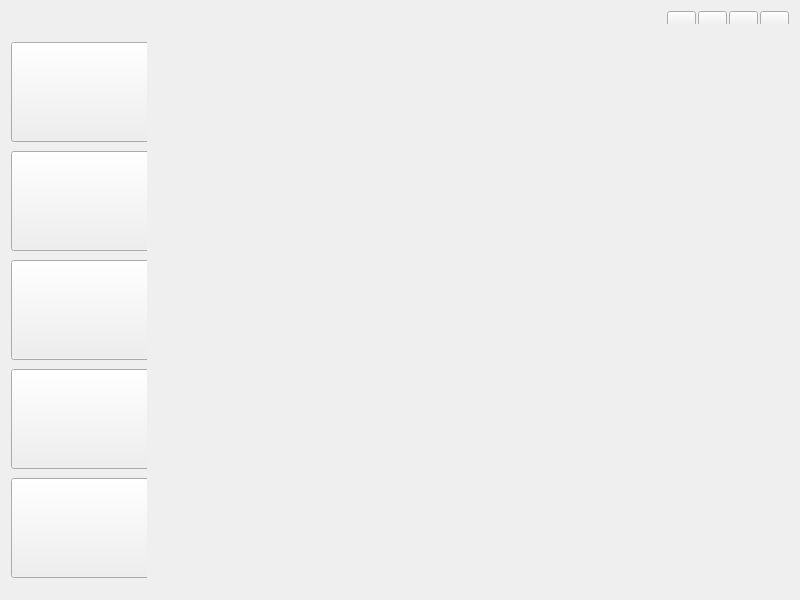
<?xml version="1.0" encoding="UTF-8"?>
<ui version="4.0">
 <class>MainWindow</class>
 <widget class="QMainWindow" name="MainWindow">
  <property name="geometry">
   <rect>
    <x>0</x>
    <y>0</y>
    <width>800</width>
    <height>600</height>
   </rect>
  </property>
  <property name="minimumSize">
   <size>
    <width>800</width>
    <height>600</height>
   </size>
  </property>
  <property name="maximumSize">
   <size>
    <width>800</width>
    <height>600</height>
   </size>
  </property>
  <property name="windowTitle">
   <string>MainWindow</string>
  </property>
  <widget class="QWidget" name="centralWidget">
   <widget class="QWidget" name="verticalLayoutWidget">
    <property name="geometry">
     <rect>
      <x>0</x>
      <y>-1</y>
      <width>147</width>
      <height>592</height>
     </rect>
    </property>
    <layout class="QVBoxLayout" name="verticalLayout">
     <property name="spacing">
      <number>0</number>
     </property>
     <property name="bottomMargin">
      <number>1</number>
     </property>
     <item>
      <spacer name="verticalSpacer">
       <property name="orientation">
        <enum>Qt::Vertical</enum>
       </property>
       <property name="sizeType">
        <enum>QSizePolicy::Fixed</enum>
       </property>
       <property name="sizeHint" stdset="0">
        <size>
         <width>22</width>
         <height>23</height>
        </size>
       </property>
      </spacer>
     </item>
     <item>
      <widget class="QPushButton" name="networkButton">
       <property name="minimumSize">
        <size>
         <width>145</width>
         <height>100</height>
        </size>
       </property>
       <property name="maximumSize">
        <size>
         <width>145</width>
         <height>100</height>
        </size>
       </property>
       <property name="text">
        <string/>
       </property>
      </widget>
     </item>
     <item>
      <widget class="QPushButton" name="arpButton">
       <property name="minimumSize">
        <size>
         <width>145</width>
         <height>100</height>
        </size>
       </property>
       <property name="maximumSize">
        <size>
         <width>145</width>
         <height>100</height>
        </size>
       </property>
       <property name="text">
        <string/>
       </property>
      </widget>
     </item>
     <item>
      <widget class="QPushButton" name="anticrackButton">
       <property name="minimumSize">
        <size>
         <width>145</width>
         <height>100</height>
        </size>
       </property>
       <property name="maximumSize">
        <size>
         <width>145</width>
         <height>100</height>
        </size>
       </property>
       <property name="text">
        <string/>
       </property>
      </widget>
     </item>
     <item>
      <widget class="QPushButton" name="fakeapButton">
       <property name="minimumSize">
        <size>
         <width>145</width>
         <height>100</height>
        </size>
       </property>
       <property name="maximumSize">
        <size>
         <width>145</width>
         <height>100</height>
        </size>
       </property>
       <property name="text">
        <string/>
       </property>
      </widget>
     </item>
     <item>
      <widget class="QPushButton" name="devicesButton">
       <property name="minimumSize">
        <size>
         <width>145</width>
         <height>100</height>
        </size>
       </property>
       <property name="maximumSize">
        <size>
         <width>145</width>
         <height>100</height>
        </size>
       </property>
       <property name="text">
        <string/>
       </property>
      </widget>
     </item>
    </layout>
   </widget>
   <widget class="QStackedWidget" name="stackedWidget">
    <property name="geometry">
     <rect>
      <x>180</x>
      <y>20</y>
      <width>641</width>
      <height>541</height>
     </rect>
    </property>
    <widget class="QWidget" name="page"/>
    <widget class="QWidget" name="page_2"/>
   </widget>
   <widget class="QWidget" name="horizontalLayoutWidget">
    <property name="geometry">
     <rect>
      <x>-1</x>
      <y>0</y>
      <width>801</width>
      <height>24</height>
     </rect>
    </property>
    <layout class="QHBoxLayout" name="TitleBar">
     <property name="spacing">
      <number>2</number>
     </property>
     <item>
      <spacer name="horizontalSpacer_2">
       <property name="orientation">
        <enum>Qt::Horizontal</enum>
       </property>
       <property name="sizeType">
        <enum>QSizePolicy::Fixed</enum>
       </property>
       <property name="sizeHint" stdset="0">
        <size>
         <width>15</width>
         <height>5</height>
        </size>
       </property>
      </spacer>
     </item>
     <item>
      <widget class="QLabel" name="Titlebar">
       <property name="minimumSize">
        <size>
         <width>141</width>
         <height>22</height>
        </size>
       </property>
       <property name="maximumSize">
        <size>
         <width>141</width>
         <height>22</height>
        </size>
       </property>
       <property name="styleSheet">
        <string notr="true">background-image: url(:/res/image/title.png);</string>
       </property>
       <property name="text">
        <string/>
       </property>
      </widget>
     </item>
     <item>
      <spacer name="horizontalSpacer">
       <property name="orientation">
        <enum>Qt::Horizontal</enum>
       </property>
       <property name="sizeType">
        <enum>QSizePolicy::Expanding</enum>
       </property>
       <property name="sizeHint" stdset="0">
        <size>
         <width>200</width>
         <height>20</height>
        </size>
       </property>
      </spacer>
     </item>
     <item>
      <widget class="QPushButton" name="setButton">
       <property name="minimumSize">
        <size>
         <width>29</width>
         <height>18</height>
        </size>
       </property>
       <property name="maximumSize">
        <size>
         <width>29</width>
         <height>18</height>
        </size>
       </property>
       <property name="text">
        <string/>
       </property>
      </widget>
     </item>
     <item>
      <widget class="QPushButton" name="minButton">
       <property name="minimumSize">
        <size>
         <width>29</width>
         <height>18</height>
        </size>
       </property>
       <property name="maximumSize">
        <size>
         <width>29</width>
         <height>18</height>
        </size>
       </property>
       <property name="text">
        <string/>
       </property>
      </widget>
     </item>
     <item>
      <widget class="QPushButton" name="maxButton">
       <property name="minimumSize">
        <size>
         <width>29</width>
         <height>18</height>
        </size>
       </property>
       <property name="maximumSize">
        <size>
         <width>29</width>
         <height>18</height>
        </size>
       </property>
       <property name="text">
        <string/>
       </property>
      </widget>
     </item>
     <item>
      <widget class="QPushButton" name="closeButton">
       <property name="minimumSize">
        <size>
         <width>29</width>
         <height>18</height>
        </size>
       </property>
       <property name="maximumSize">
        <size>
         <width>29</width>
         <height>18</height>
        </size>
       </property>
       <property name="text">
        <string/>
       </property>
      </widget>
     </item>
    </layout>
   </widget>
   <widget class="QLabel" name="label_CheckLogin">
    <property name="geometry">
     <rect>
      <x>20</x>
      <y>572</y>
      <width>151</width>
      <height>20</height>
     </rect>
    </property>
    <property name="text">
     <string/>
    </property>
   </widget>
  </widget>
 </widget>
 <layoutdefault spacing="6" margin="11"/>
 <resources/>
 <connections/>
</ui>
